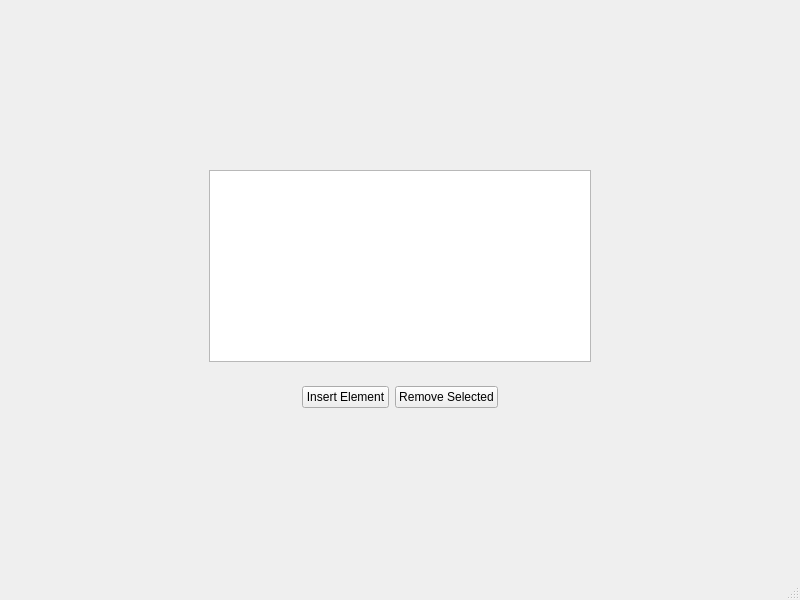
<?xml version="1.0" encoding="UTF-8"?>
<ui version="4.0">
 <class>MainWindow</class>
 <widget class="QMainWindow" name="MainWindow">
  <property name="geometry">
   <rect>
    <x>0</x>
    <y>0</y>
    <width>800</width>
    <height>600</height>
   </rect>
  </property>
  <property name="windowTitle">
   <string>MainWindow</string>
  </property>
  <widget class="QWidget" name="centralwidget">
   <layout class="QVBoxLayout" name="verticalLayout">
    <item>
     <spacer name="verticalSpacer">
      <property name="orientation">
       <enum>Qt::Vertical</enum>
      </property>
      <property name="sizeHint" stdset="0">
       <size>
        <width>20</width>
        <height>40</height>
       </size>
      </property>
     </spacer>
    </item>
    <item>
     <widget class="QWidget" name="widget" native="true">
      <layout class="QHBoxLayout" name="horizontalLayout" stretch="1,2,1">
       <item>
        <spacer name="horizontalSpacer">
         <property name="orientation">
          <enum>Qt::Horizontal</enum>
         </property>
         <property name="sizeHint" stdset="0">
          <size>
           <width>356</width>
           <height>20</height>
          </size>
         </property>
        </spacer>
       </item>
       <item>
        <widget class="QListView" name="listView"/>
       </item>
       <item>
        <spacer name="horizontalSpacer_2">
         <property name="orientation">
          <enum>Qt::Horizontal</enum>
         </property>
         <property name="sizeHint" stdset="0">
          <size>
           <width>356</width>
           <height>20</height>
          </size>
         </property>
        </spacer>
       </item>
      </layout>
     </widget>
    </item>
    <item>
     <widget class="QWidget" name="widget_2" native="true">
      <layout class="QHBoxLayout" name="horizontalLayout_2">
       <item>
        <spacer name="horizontalSpacer_3">
         <property name="orientation">
          <enum>Qt::Horizontal</enum>
         </property>
         <property name="sizeHint" stdset="0">
          <size>
           <width>40</width>
           <height>20</height>
          </size>
         </property>
        </spacer>
       </item>
       <item>
        <widget class="QPushButton" name="insertButton">
         <property name="text">
          <string>Insert Element</string>
         </property>
        </widget>
       </item>
       <item>
        <widget class="QPushButton" name="removeButton">
         <property name="text">
          <string>Remove Selected</string>
         </property>
        </widget>
       </item>
       <item>
        <spacer name="horizontalSpacer_4">
         <property name="orientation">
          <enum>Qt::Horizontal</enum>
         </property>
         <property name="sizeHint" stdset="0">
          <size>
           <width>40</width>
           <height>20</height>
          </size>
         </property>
        </spacer>
       </item>
      </layout>
     </widget>
    </item>
    <item>
     <spacer name="verticalSpacer_2">
      <property name="orientation">
       <enum>Qt::Vertical</enum>
      </property>
      <property name="sizeHint" stdset="0">
       <size>
        <width>20</width>
        <height>40</height>
       </size>
      </property>
     </spacer>
    </item>
   </layout>
  </widget>
  <widget class="QMenuBar" name="menubar">
   <property name="geometry">
    <rect>
     <x>0</x>
     <y>0</y>
     <width>800</width>
     <height>20</height>
    </rect>
   </property>
  </widget>
  <widget class="QStatusBar" name="statusbar"/>
 </widget>
 <resources/>
 <connections/>
</ui>
